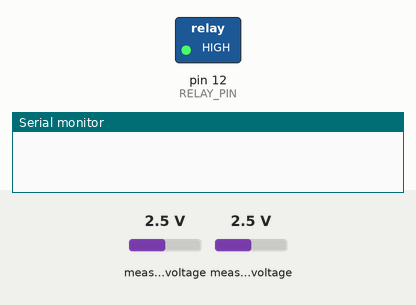
This sketch was run on a simulated Arduino Uno, built with avr-gcc and run on an emulated ATmega328P. Shown: switched loads named in the sketch (green lamp = pin HIGH), the last lines printed to the serial monitor. Wiring (inferred from the names in the program): ADS1115 converter at I2C address 0x48. The inputs (shaded band) are chosen by the test bench; at power-on: measured voltage 2.5 V.

Above: at 0.3 s.
At 5.1 s:
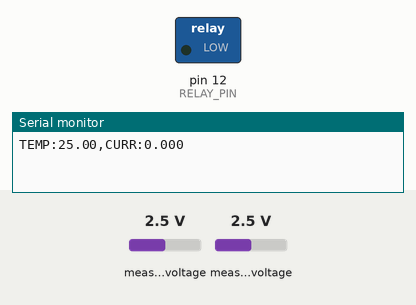
Timing chart, 0 to 6.6 s (numbered marks = the images above):
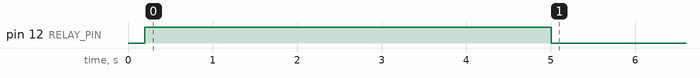

Measured:
- by itself, pin 12 (RELAY_PIN): HIGH → LOW at 5.0 s

The sketch:

Project.ino
```cpp
#include <Wire.h>

#define ADS1115_ADDRESS 0x48

// ===================== CONFIG GENERAL =====================
const float VREF = 4.096;
const float LSB  = VREF / 32768.0;
const float CURRENT_K = 30.0;

// LM35 en A2 (AIN2)
#define LM35_CHANNEL 2
const float LM35_K = 18.5;
const float T_REF_ROOM = 25.0;

// ===================== RELAY CONTROL =====================
#define RELAY_PIN 12
bool heaterOn = false;

const float HEATER_THRESHOLD = 40.0;
const float HYST = 2.0;

// ===================== VARIABLES =====================
unsigned long time_ant = 0;
unsigned long act_time = 0;
unsigned long difTime = 0;

double quadratic_sum_rms = 0.0;
int quadratic_sum_counter = 0;
double freq = 50.0;

double accumulated_current = 0.0;
int accumulated_counter = 0;

double v_calib = 0.0;
float temp_offset_C = 0.0;

unsigned long lastTempRead = 0;
const unsigned long tempInterval = 5000;

// ===================== ADS1115 =====================
void ads1115_start_single(uint8_t channel) {
  uint8_t muxBits;

  switch (channel) {
    case 0: muxBits = 0b100; break;
    case 1: muxBits = 0b101; break;
    case 2: muxBits = 0b110; break;
    case 3: muxBits = 0b111; break;
    default: muxBits = 0b101; break;
  }

  uint16_t config = 0;
  config |= (1 << 15);
  config |= (muxBits << 12);
  config |= (0b010 << 9);
  config |= (1 << 8);
  config |= (0b111 << 5);
  config |= 0x0003;

  Wire.beginTransmission(ADS1115_ADDRESS);
  Wire.write(0x01);
  Wire.write((uint8_t)(config >> 8));
  Wire.write((uint8_t)(config & 0xFF));
  Wire.endTransmission();
}

float ads1115_read_voltage() {
  while (true) {
    Wire.beginTransmission(ADS1115_ADDRESS);
    Wire.write(0x01);
    Wire.endTransmission();

    Wire.requestFrom(ADS1115_ADDRESS, 2);
    uint16_t cfg = (Wire.read() << 8) | Wire.read();
    if (cfg & 0x8000) break;
    delayMicroseconds(100);
  }

  Wire.beginTransmission(ADS1115_ADDRESS);
  Wire.write(0x00);
  Wire.endTransmission();

  Wire.requestFrom(ADS1115_ADDRESS, 2);
  int16_t raw = (Wire.read() << 8) | Wire.read();

  return raw * LSB;
}

// ===================== CURRENT MEASUREMENT =====================
float read_current_instant_voltage() {
  ads1115_start_single(1);
  float v = ads1115_read_voltage();
  v -= v_calib;

  if (fabs(v) < 0.015) v = 0.0;
  return v;
}

// ===================== TEMPERATURE MEASUREMENT =====================
float read_lm35_temperature() {
  ads1115_start_single(LM35_CHANNEL);
  float v = ads1115_read_voltage();
  float temp_raw = v * LM35_K;
  return temp_raw + temp_offset_C;
}

// ===================== HEATER CONTROL =====================
void controlHeater(float temp) {

  if (!heaterOn && temp < (HEATER_THRESHOLD - HYST)) {
      digitalWrite(RELAY_PIN, LOW);
      heaterOn = true;
  }

  if (heaterOn && temp > HEATER_THRESHOLD) {
      digitalWrite(RELAY_PIN, HIGH);
      heaterOn = false;
  }
}

// ===================== SETUP =====================
void setup() {
  Serial.begin(115200);
  Wire.begin();
  delay(200);

  pinMode(RELAY_PIN, OUTPUT);
  digitalWrite(RELAY_PIN, HIGH);

  const int samples = 400;
  double sum = 0;
  for (int i = 0; i < samples; i++) {
    ads1115_start_single(1);
    sum += ads1115_read_voltage();
    delay(3);
  }
  v_calib = sum / samples;

  const int tempSamples = 200;
  double sumT = 0;
  for (int i = 0; i < tempSamples; i++) {
    ads1115_start_single(LM35_CHANNEL);
    sumT += ads1115_read_voltage();
    delay(5);
  }

  float v_temp_calib = sumT / tempSamples;
  float temp_measured = v_temp_calib * LM35_K;
  temp_offset_C = T_REF_ROOM - temp_measured;
}


void loop() {

  act_time = micros();
  difTime = act_time - time_ant;

  if (difTime > 1000) {
    time_ant = act_time;

    float Vint = read_current_instant_voltage();
    float Iint = Vint * CURRENT_K;

    quadratic_sum_rms += Iint * Iint * (difTime / 1000000.0);
    quadratic_sum_counter++;
  }

  if (quadratic_sum_counter >= 20) {
    double Irms = sqrt(quadratic_sum_rms * freq);

    quadratic_sum_rms = 0;
    quadratic_sum_counter = 0;

    if (Irms < 0.05) Irms = 0.0;

    accumulated_current += Irms;
    accumulated_counter++;
  }

  if (millis() - lastTempRead >= tempInterval) {
    lastTempRead = millis();

    float tempC = read_lm35_temperature();

    double Irms_filt =
      (accumulated_counter > 0) ?
      accumulated_current / accumulated_counter : 0;

    accumulated_current = 0;
    accumulated_counter = 0;

    // --------------- FORMATTING ----------------
    Serial.print("TEMP:");
    Serial.print(tempC, 2);
    Serial.print(",CURR:");
    Serial.println(Irms_filt, 3);

    // -------- CONTROL HEATER --------
    controlHeater(tempC);
}
}
```
